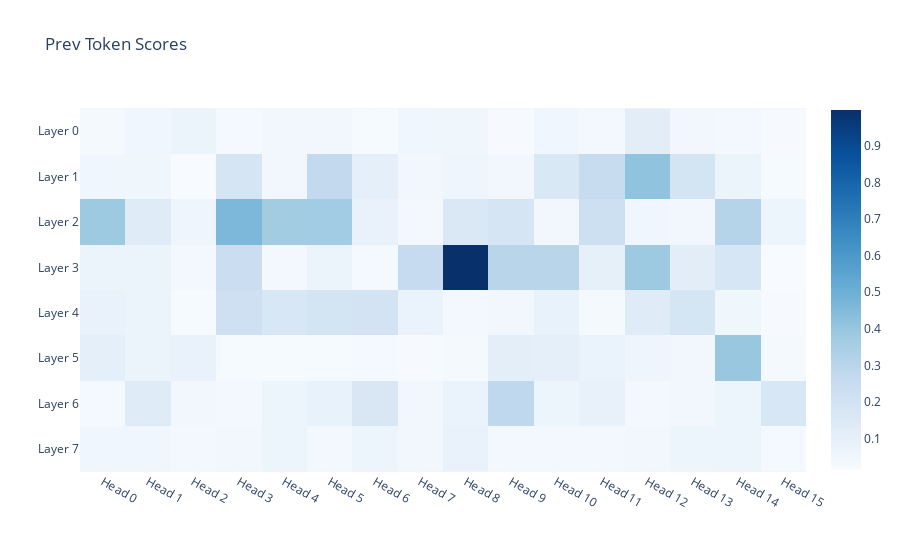

Notebook cell for this chart:
### Markdown cell above
### Ablating heads that mostly attend to the previous token

### Code cell
long_text = "we have two runs with two different prompts and different answers, eg 'Steve Jobs founded' -> ' Apple' and 'Bill Gates founded' -> 'Microsoft'. We patch parts of the layer outputs or residual stream from specific tokens and positions and see which patches significantly shift the answer from 'Apple' to 'Microsoft'"
print("Long text:", long_text)
attn_cache = {}

def filter_hook_attn(name):
    split_name = name.split(".")
    return split_name[-1] == "hook_attn"

def cache_attn(attn, hook):
    attn_cache[hook.name] = attn

logits = model.run_with_hooks(long_text, fwd_hooks=[(filter_hook_attn, cache_attn)])

# we go through the cache and find the avg attention paid to previous tokens
prev_token_scores = np.zeros((model.cfg.n_layers, model.cfg.n_heads))
for layer in range(model.cfg.n_layers):
    for head in range(model.cfg.n_heads):
        attn = attn_cache[f"blocks.{layer}.attn.hook_attn"][0, head]
        prev_token_scores[layer, head] = attn.diag(-1).mean().item()

px.imshow(
    prev_token_scores,
    x=[f"Head {hi}" for hi in range(model.cfg.n_heads)],
    y=[f"Layer {i}" for i in range(model.cfg.n_layers)],
    title="Prev Token Scores",
    color_continuous_scale="Blues",
)

### Figure 1 — Plotly figure (JSON) as saved in the notebook; plotly's stock layout.template omitted (floating-point values rounded to 4 significant figures)
{"data": [{"coloraxis": "coloraxis", "hovertemplate": "x: %{x}<br>y: %{y}<br>color: %{z}<extra></extra>", "name": "0", "type": "heatmap", "x": ["Head 0", "Head 1", "Head 2", "Head 3", "Head 4", "Head 5", "Head 6", "Head 7", "Head 8", "Head 9", "Head 10", "Head 11", "Head 12", "Head 13", "Head 14", "Head 15"], "xaxis": "x", "y": ["Layer 0", "Layer 1", "Layer 2", "Layer 3", "Layer 4", "Layer 5", "Layer 6", "Layer 7"], "yaxis": "y", "z": [[0.02799, 0.05082, 0.06862, 0.03124, 0.04059, 0.04229, 0.02264, 0.0491, 0.05521, 0.01879, 0.05124, 0.03436, 0.1177, 0.04433, 0.03282, 0.01939], [0.0511, 0.05375, 0.01565, 0.1801, 0.04521, 0.2716, 0.1093, 0.04461, 0.05785, 0.04499, 0.1619, 0.2524, 0.4156, 0.1939, 0.07484, 0.02463], [0.3829, 0.1296, 0.05825, 0.4615, 0.3701, 0.3695, 0.08449, 0.03722, 0.1588, 0.1831, 0.04391, 0.225, 0.04955, 0.04182, 0.3111, 0.06048], [0.07017, 0.07232, 0.03804, 0.2356, 0.03785, 0.07165, 0.03152, 0.2581, 0.9986, 0.3007, 0.2997, 0.09891, 0.3865, 0.1175, 0.1723, 0.01358], [0.08191, 0.07029, 0.02479, 0.2187, 0.1651, 0.1931, 0.1948, 0.0773, 0.0377, 0.04389, 0.08513, 0.02921, 0.1337, 0.1865, 0.05402, 0.02008], [0.1047, 0.07149, 0.08304, 0.02212, 0.0246, 0.02153, 0.03135, 0.01941, 0.02718, 0.1106, 0.1063, 0.07634, 0.0599, 0.04098, 0.3958, 0.02888], [0.03182, 0.134, 0.04498, 0.03777, 0.06614, 0.08522, 0.1644, 0.04342, 0.07583, 0.278, 0.06184, 0.08891, 0.03657, 0.0444, 0.06741, 0.1665], [0.04968, 0.04949, 0.035, 0.0414, 0.06689, 0.03444, 0.06597, 0.04244, 0.08141, 0.03708, 0.03423, 0.03423, 0.04131, 0.06264, 0.06538, 0.03236]]}], "layout": {"autosize": true, "coloraxis": {"colorscale": [[0, "rgb(247,251,255)"], [0.125, "rgb(222,235,247)"], [0.25, "rgb(198,219,239)"], [0.375, "rgb(158,202,225)"], [0.5, "rgb(107,174,214)"], [0.625, "rgb(66,146,198)"], [0.75, "rgb(33,113,181)"], [0.875, "rgb(8,81,156)"], [1, "rgb(8,48,107)"]]}, "title": {"text": "Prev Token Scores"}, "xaxis": {"anchor": "y", "autorange": true, "constrain": "domain", "domain": [0, 1], "range": [-0.5, 15.5], "scaleanchor": "y", "type": "category"}, "yaxis": {"anchor": "x", "autorange": true, "constrain": "domain", "domain": [0, 1], "range": [7.5, -0.5], "type": "category"}}}
